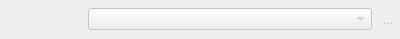
<?xml version="1.0" encoding="UTF-8"?>
<ui version="4.0">
 <class>ModelNavigationWidget</class>
 <widget class="QWidget" name="ModelNavigationWidget">
  <property name="enabled">
   <bool>false</bool>
  </property>
  <property name="geometry">
   <rect>
    <x>0</x>
    <y>0</y>
    <width>400</width>
    <height>39</height>
   </rect>
  </property>
  <property name="sizePolicy">
   <sizepolicy hsizetype="Fixed" vsizetype="Fixed">
    <horstretch>0</horstretch>
    <verstretch>0</verstretch>
   </sizepolicy>
  </property>
  <property name="minimumSize">
   <size>
    <width>0</width>
    <height>0</height>
   </size>
  </property>
  <property name="windowTitle">
   <string>Form</string>
  </property>
  <layout class="QHBoxLayout" name="horizontalLayout">
   <property name="spacing">
    <number>4</number>
   </property>
   <property name="leftMargin">
    <number>0</number>
   </property>
   <property name="topMargin">
    <number>0</number>
   </property>
   <property name="rightMargin">
    <number>0</number>
   </property>
   <property name="bottomMargin">
    <number>0</number>
   </property>
   <item>
    <widget class="QToolButton" name="previous_tb">
     <property name="enabled">
      <bool>false</bool>
     </property>
     <property name="sizePolicy">
      <sizepolicy hsizetype="Preferred" vsizetype="Preferred">
       <horstretch>0</horstretch>
       <verstretch>0</verstretch>
      </sizepolicy>
     </property>
     <property name="minimumSize">
      <size>
       <width>0</width>
       <height>0</height>
      </size>
     </property>
     <property name="toolTip">
      <string>Previous model</string>
     </property>
     <property name="text">
      <string/>
     </property>
     <property name="icon">
      <iconset resource="../../res/resources.qrc">
       <normaloff>:/icons/icons/previous.png</normaloff>:/icons/icons/previous.png</iconset>
     </property>
     <property name="iconSize">
      <size>
       <width>32</width>
       <height>32</height>
      </size>
     </property>
     <property name="shortcut">
      <string>Ctrl+Left</string>
     </property>
     <property name="autoRaise">
      <bool>true</bool>
     </property>
    </widget>
   </item>
   <item>
    <widget class="QToolButton" name="next_tb">
     <property name="enabled">
      <bool>false</bool>
     </property>
     <property name="sizePolicy">
      <sizepolicy hsizetype="Preferred" vsizetype="Preferred">
       <horstretch>0</horstretch>
       <verstretch>0</verstretch>
      </sizepolicy>
     </property>
     <property name="minimumSize">
      <size>
       <width>0</width>
       <height>0</height>
      </size>
     </property>
     <property name="toolTip">
      <string>Next model</string>
     </property>
     <property name="text">
      <string/>
     </property>
     <property name="icon">
      <iconset resource="../../res/resources.qrc">
       <normaloff>:/icons/icons/next.png</normaloff>:/icons/icons/next.png</iconset>
     </property>
     <property name="iconSize">
      <size>
       <width>32</width>
       <height>32</height>
      </size>
     </property>
     <property name="shortcut">
      <string>Ctrl+Right</string>
     </property>
     <property name="autoRaise">
      <bool>true</bool>
     </property>
    </widget>
   </item>
   <item>
    <widget class="QComboBox" name="models_cmb">
     <property name="sizePolicy">
      <sizepolicy hsizetype="Expanding" vsizetype="Fixed">
       <horstretch>0</horstretch>
       <verstretch>0</verstretch>
      </sizepolicy>
     </property>
     <property name="minimumSize">
      <size>
       <width>200</width>
       <height>0</height>
      </size>
     </property>
     <property name="maximumSize">
      <size>
       <width>16777215</width>
       <height>16777215</height>
      </size>
     </property>
     <property name="sizeAdjustPolicy">
      <enum>QComboBox::AdjustToContents</enum>
     </property>
    </widget>
   </item>
   <item>
    <widget class="QToolButton" name="close_tb">
     <property name="minimumSize">
      <size>
       <width>0</width>
       <height>0</height>
      </size>
     </property>
     <property name="maximumSize">
      <size>
       <width>16777215</width>
       <height>16777215</height>
      </size>
     </property>
     <property name="toolTip">
      <string>Close model</string>
     </property>
     <property name="text">
      <string>...</string>
     </property>
     <property name="icon">
      <iconset resource="../../res/resources.qrc">
       <normaloff>:/icons/icons/close.png</normaloff>:/icons/icons/close.png</iconset>
     </property>
     <property name="iconSize">
      <size>
       <width>32</width>
       <height>32</height>
      </size>
     </property>
     <property name="shortcut">
      <string>Alt+C</string>
     </property>
     <property name="autoRaise">
      <bool>true</bool>
     </property>
    </widget>
   </item>
  </layout>
 </widget>
 <resources>
  <include location="../../res/resources.qrc"/>
 </resources>
 <connections/>
</ui>
